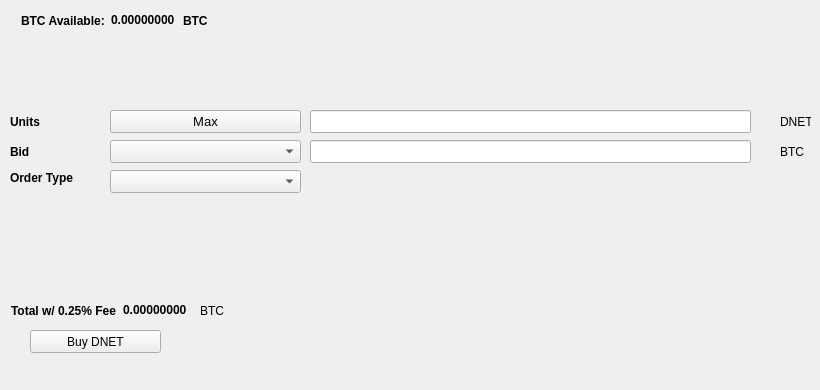
   <widget class="QWidget" name="BuyTab">
    <attribute name="title">
     <string>Buy</string>
    </attribute>
    <widget class="QPushButton" name="BuyVNC">
     <property name="geometry">
      <rect>
       <x>30</x>
       <y>330</y>
       <width>131</width>
       <height>23</height>
      </rect>
     </property>
     <property name="text">
      <string>Buy DNET</string>
     </property>
     <property name="icon">
      <iconset resource="../darknet.qrc">
       <normaloff>:/icons/bitcoin</normaloff>:/icons/bitcoin</iconset>
     </property>
    </widget>
    <widget class="QLabel" name="label_3">
     <property name="geometry">
      <rect>
       <x>10</x>
       <y>110</y>
       <width>46</width>
       <height>23</height>
      </rect>
     </property>
     <property name="font">
      <font>
       <weight>75</weight>
       <bold>true</bold>
      </font>
     </property>
     <property name="text">
      <string>Units</string>
     </property>
    </widget>
    <widget class="QLineEdit" name="UnitsInput">
     <property name="geometry">
      <rect>
       <x>310</x>
       <y>110</y>
       <width>441</width>
       <height>23</height>
      </rect>
     </property>
     <property name="font">
      <font>
       <pointsize>9</pointsize>
       <weight>75</weight>
       <bold>true</bold>
      </font>
     </property>
    </widget>
    <widget class="QLineEdit" name="BuyBidPriceEdit">
     <property name="geometry">
      <rect>
       <x>310</x>
       <y>140</y>
       <width>441</width>
       <height>23</height>
      </rect>
     </property>
     <property name="font">
      <font>
       <pointsize>9</pointsize>
       <weight>75</weight>
       <bold>true</bold>
      </font>
     </property>
    </widget>
    <widget class="QLabel" name="label_4">
     <property name="geometry">
      <rect>
       <x>780</x>
       <y>110</y>
       <width>31</width>
       <height>23</height>
      </rect>
     </property>
     <property name="text">
      <string>DNET</string>
     </property>
    </widget>
    <widget class="QLabel" name="label_5">
     <property name="geometry">
      <rect>
       <x>780</x>
       <y>140</y>
       <width>31</width>
       <height>23</height>
      </rect>
     </property>
     <property name="text">
      <string>BTC</string>
     </property>
    </widget>
    <widget class="QLabel" name="label_6">
     <property name="geometry">
      <rect>
       <x>10</x>
       <y>140</y>
       <width>46</width>
       <height>23</height>
      </rect>
     </property>
     <property name="font">
      <font>
       <weight>75</weight>
       <bold>true</bold>
      </font>
     </property>
     <property name="text">
      <string>Bid</string>
     </property>
    </widget>
    <widget class="QLabel" name="label_7">
     <property name="geometry">
      <rect>
       <x>10</x>
       <y>170</y>
       <width>91</width>
       <height>16</height>
      </rect>
     </property>
     <property name="font">
      <font>
       <weight>75</weight>
       <bold>true</bold>
      </font>
     </property>
     <property name="text">
      <string>Order Type</string>
     </property>
    </widget>
    <widget class="QPushButton" name="Buy_Max_Amount">
     <property name="geometry">
      <rect>
       <x>110</x>
       <y>110</y>
       <width>191</width>
       <height>23</height>
      </rect>
     </property>
     <property name="font">
      <font>
       <pointsize>10</pointsize>
      </font>
     </property>
     <property name="text">
      <string>Max</string>
     </property>
    </widget>
    <widget class="QComboBox" name="BuyBidcomboBox">
     <property name="geometry">
      <rect>
       <x>110</x>
       <y>140</y>
       <width>191</width>
       <height>23</height>
      </rect>
     </property>
     <property name="font">
      <font>
       <pointsize>10</pointsize>
      </font>
     </property>
    </widget>
    <widget class="QComboBox" name="buyOrdertypeCombo">
     <property name="geometry">
      <rect>
       <x>110</x>
       <y>170</y>
       <width>191</width>
       <height>23</height>
      </rect>
     </property>
     <property name="font">
      <font>
       <pointsize>10</pointsize>
      </font>
     </property>
    </widget>
    <widget class="QWidget" name="layoutWidget1">
     <property name="geometry">
      <rect>
       <x>21</x>
       <y>11</y>
       <width>227</width>
       <height>19</height>
      </rect>
     </property>
     <layout class="QHBoxLayout" name="horizontalLayout_3">
      <item>
       <widget class="QLabel" name="label232">
        <property name="font">
         <font>
          <weight>75</weight>
          <bold>true</bold>
         </font>
        </property>
        <property name="text">
         <string>BTC Available:</string>
        </property>
       </widget>
      </item>
      <item>
       <widget class="QLabel" name="BtcAvailableLbl">
        <property name="palette">
         <palette>
          <active>
           <colorrole role="WindowText">
            <brush brushstyle="SolidPattern">
             <color alpha="255">
              <red>0</red>
              <green>0</green>
              <blue>0</blue>
             </color>
            </brush>
           </colorrole>
           <colorrole role="Button">
            <brush brushstyle="SolidPattern">
             <color alpha="255">
              <red>0</red>
              <green>170</green>
              <blue>0</blue>
             </color>
            </brush>
           </colorrole>
           <colorrole role="Light">
            <brush brushstyle="SolidPattern">
             <color alpha="255">
              <red>0</red>
              <green>255</green>
              <blue>0</blue>
             </color>
            </brush>
           </colorrole>
           <colorrole role="Midlight">
            <brush brushstyle="SolidPattern">
             <color alpha="255">
              <red>0</red>
              <green>212</green>
              <blue>0</blue>
             </color>
            </brush>
           </colorrole>
           <colorrole role="Dark">
            <brush brushstyle="SolidPattern">
             <color alpha="255">
              <red>0</red>
              <green>85</green>
              <blue>0</blue>
             </color>
            </brush>
           </colorrole>
           <colorrole role="Mid">
            <brush brushstyle="SolidPattern">
             <color alpha="255">
              <red>0</red>
              <green>113</green>
              <blue>0</blue>
             </color>
            </brush>
           </colorrole>
           <colorrole role="Text">
            <brush brushstyle="SolidPattern">
             <color alpha="255">
              <red>0</red>
              <green>170</green>
              <blue>0</blue>
             </color>
            </brush>
           </colorrole>
           <colorrole role="BrightText">
            <brush brushstyle="SolidPattern">
             <color alpha="255">
              <red>255</red>
              <green>255</green>
              <blue>255</blue>
             </color>
            </brush>
           </colorrole>
           <colorrole role="ButtonText">
            <brush brushstyle="SolidPattern">
             <color alpha="255">
              <red>0</red>
              <green>0</green>
              <blue>0</blue>
             </color>
            </brush>
           </colorrole>
           <colorrole role="Base">
            <brush brushstyle="SolidPattern">
             <color alpha="255">
              <red>255</red>
              <green>255</green>
              <blue>255</blue>
             </color>
            </brush>
           </colorrole>
           <colorrole role="Window">
            <brush brushstyle="SolidPattern">
             <color alpha="255">
              <red>0</red>
              <green>170</green>
              <blue>0</blue>
             </color>
            </brush>
           </colorrole>
           <colorrole role="Shadow">
            <brush brushstyle="SolidPattern">
             <color alpha="255">
              <red>0</red>
              <green>0</green>
              <blue>0</blue>
             </color>
            </brush>
           </colorrole>
           <colorrole role="AlternateBase">
            <brush brushstyle="SolidPattern">
             <color alpha="255">
              <red>127</red>
              <green>212</green>
              <blue>127</blue>
             </color>
            </brush>
           </colorrole>
           <colorrole role="ToolTipBase">
            <brush brushstyle="SolidPattern">
             <color alpha="255">
              <red>255</red>
              <green>255</green>
              <blue>220</blue>
             </color>
            </brush>
           </colorrole>
           <colorrole role="ToolTipText">
            <brush brushstyle="SolidPattern">
             <color alpha="255">
              <red>0</red>
              <green>0</green>
              <blue>0</blue>
             </color>
            </brush>
           </colorrole>
          </active>
          <inactive>
           <colorrole role="WindowText">
            <brush brushstyle="SolidPattern">
             <color alpha="255">
              <red>0</red>
              <green>0</green>
              <blue>0</blue>
             </color>
            </brush>
           </colorrole>
           <colorrole role="Button">
            <brush brushstyle="SolidPattern">
             <color alpha="255">
              <red>0</red>
              <green>170</green>
              <blue>0</blue>
             </color>
            </brush>
           </colorrole>
           <colorrole role="Light">
            <brush brushstyle="SolidPattern">
             <color alpha="255">
              <red>0</red>
              <green>255</green>
              <blue>0</blue>
             </color>
            </brush>
           </colorrole>
           <colorrole role="Midlight">
            <brush brushstyle="SolidPattern">
             <color alpha="255">
              <red>0</red>
              <green>212</green>
              <blue>0</blue>
             </color>
            </brush>
           </colorrole>
           <colorrole role="Dark">
            <brush brushstyle="SolidPattern">
             <color alpha="255">
              <red>0</red>
              <green>85</green>
              <blue>0</blue>
             </color>
            </brush>
           </colorrole>
           <colorrole role="Mid">
            <brush brushstyle="SolidPattern">
             <color alpha="255">
              <red>0</red>
              <green>113</green>
              <blue>0</blue>
             </color>
            </brush>
           </colorrole>
           <colorrole role="Text">
            <brush brushstyle="SolidPattern">
             <color alpha="255">
              <red>0</red>
              <green>170</green>
              <blue>0</blue>
             </color>
            </brush>
           </colorrole>
           <colorrole role="BrightText">
            <brush brushstyle="SolidPattern">
             <color alpha="255">
              <red>255</red>
              <green>255</green>
              <blue>255</blue>
             </color>
            </brush>
           </colorrole>
           <colorrole role="ButtonText">
            <brush brushstyle="SolidPattern">
             <color alpha="255">
              <red>0</red>
              <green>0</green>
              <blue>0</blue>
             </color>
            </brush>
           </colorrole>
           <colorrole role="Base">
            <brush brushstyle="SolidPattern">
             <color alpha="255">
              <red>255</red>
              <green>255</green>
              <blue>255</blue>
             </color>
            </brush>
           </colorrole>
           <colorrole role="Window">
            <brush brushstyle="SolidPattern">
             <color alpha="255">
              <red>0</red>
              <green>170</green>
              <blue>0</blue>
             </color>
            </brush>
           </colorrole>
           <colorrole role="Shadow">
            <brush brushstyle="SolidPattern">
             <color alpha="255">
              <red>0</red>
              <green>0</green>
              <blue>0</blue>
             </color>
            </brush>
           </colorrole>
           <colorrole role="AlternateBase">
            <brush brushstyle="SolidPattern">
             <color alpha="255">
              <red>127</red>
              <green>212</green>
              <blue>127</blue>
             </color>
            </brush>
           </colorrole>
           <colorrole role="ToolTipBase">
            <brush brushstyle="SolidPattern">
             <color alpha="255">
              <red>255</red>
              <green>255</green>
              <blue>220</blue>
             </color>
            </brush>
           </colorrole>
           <colorrole role="ToolTipText">
            <brush brushstyle="SolidPattern">
             <color alpha="255">
              <red>0</red>
              <green>0</green>
              <blue>0</blue>
             </color>
            </brush>
           </colorrole>
          </inactive>
          <disabled>
           <colorrole role="WindowText">
            <brush brushstyle="SolidPattern">
             <color alpha="255">
              <red>0</red>
              <green>85</green>
              <blue>0</blue>
             </color>
            </brush>
           </colorrole>
           <colorrole role="Button">
            <brush brushstyle="SolidPattern">
             <color alpha="255">
              <red>0</red>
              <green>170</green>
              <blue>0</blue>
             </color>
            </brush>
           </colorrole>
           <colorrole role="Light">
            <brush brushstyle="SolidPattern">
             <color alpha="255">
              <red>0</red>
              <green>255</green>
              <blue>0</blue>
             </color>
            </brush>
           </colorrole>
           <colorrole role="Midlight">
            <brush brushstyle="SolidPattern">
             <color alpha="255">
              <red>0</red>
              <green>212</green>
              <blue>0</blue>
             </color>
            </brush>
           </colorrole>
           <colorrole role="Dark">
            <brush brushstyle="SolidPattern">
             <color alpha="255">
              <red>0</red>
              <green>85</green>
              <blue>0</blue>
             </color>
            </brush>
           </colorrole>
           <colorrole role="Mid">
            <brush brushstyle="SolidPattern">
             <color alpha="255">
              <red>0</red>
              <green>113</green>
              <blue>0</blue>
             </color>
            </brush>
           </colorrole>
           <colorrole role="Text">
            <brush brushstyle="SolidPattern">
             <color alpha="255">
              <red>0</red>
              <green>85</green>
              <blue>0</blue>
             </color>
            </brush>
           </colorrole>
           <colorrole role="BrightText">
            <brush brushstyle="SolidPattern">
             <color alpha="255">
              <red>255</red>
              <green>255</green>
              <blue>255</blue>
             </color>
            </brush>
           </colorrole>
           <colorrole role="ButtonText">
            <brush brushstyle="SolidPattern">
             <color alpha="255">
              <red>0</red>
              <green>85</green>
              <blue>0</blue>
             </color>
            </brush>
           </colorrole>
           <colorrole role="Base">
            <brush brushstyle="SolidPattern">
             <color alpha="255">
              <red>0</red>
              <green>170</green>
              <blue>0</blue>
             </color>
            </brush>
           </colorrole>
           <colorrole role="Window">
            <brush brushstyle="SolidPattern">
             <color alpha="255">
              <red>0</red>
              <green>170</green>
              <blue>0</blue>
             </color>
            </brush>
           </colorrole>
           <colorrole role="Shadow">
            <brush brushstyle="SolidPattern">
             <color alpha="255">
              <red>0</red>
              <green>0</green>
              <blue>0</blue>
             </color>
            </brush>
           </colorrole>
           <colorrole role="AlternateBase">
            <brush brushstyle="SolidPattern">
             <color alpha="255">
              <red>0</red>
              <green>170</green>
              <blue>0</blue>
             </color>
            </brush>
           </colorrole>
           <colorrole role="ToolTipBase">
            <brush brushstyle="SolidPattern">
             <color alpha="255">
              <red>255</red>
              <green>255</green>
              <blue>220</blue>
             </color>
            </brush>
           </colorrole>
           <colorrole role="ToolTipText">
            <brush brushstyle="SolidPattern">
             <color alpha="255">
              <red>0</red>
              <green>0</green>
              <blue>0</blue>
             </color>
            </brush>
           </colorrole>
          </disabled>
         </palette>
        </property>
        <property name="font">
         <font>
          <weight>75</weight>
          <bold>true</bold>
         </font>
        </property>
        <property name="text">
         <string>0.00000000</string>
        </property>
        <property name="textInteractionFlags">
         <set>Qt::LinksAccessibleByMouse|Qt::TextSelectableByKeyboard|Qt::TextSelectableByMouse</set>
        </property>
       </widget>
      </item>
      <item>
       <widget class="QLabel" name="BtcAvailableLbl_2">
        <property name="font">
         <font>
          <weight>75</weight>
          <bold>true</bold>
         </font>
        </property>
        <property name="text">
         <string>BTC</string>
        </property>
       </widget>
      </item>
     </layout>
    </widget>
    <widget class="QWidget" name="layoutWidge2">
     <property name="geometry">
      <rect>
       <x>11</x>
       <y>301</y>
       <width>259</width>
       <height>19</height>
      </rect>
     </property>
     <layout class="QHBoxLayout" name="horizontalLayout_4">
      <item>
       <widget class="QLabel" name="label_9">
        <property name="font">
         <font>
          <weight>75</weight>
          <bold>true</bold>
         </font>
        </property>
        <property name="text">
         <string>Total w/ 0.25% Fee</string>
        </property>
       </widget>
      </item>
      <item>
       <widget class="QLabel" name="BuyCostLabel">
        <property name="palette">
         <palette>
          <active>
           <colorrole role="WindowText">
            <brush brushstyle="SolidPattern">
             <color alpha="255">
              <red>0</red>
              <green>0</green>
              <blue>0</blue>
             </color>
            </brush>
           </colorrole>
           <colorrole role="Button">
            <brush brushstyle="SolidPattern">
             <color alpha="255">
              <red>0</red>
              <green>170</green>
              <blue>0</blue>
             </color>
            </brush>
           </colorrole>
           <colorrole role="Light">
            <brush brushstyle="SolidPattern">
             <color alpha="255">
              <red>0</red>
              <green>255</green>
              <blue>0</blue>
             </color>
            </brush>
           </colorrole>
           <colorrole role="Midlight">
            <brush brushstyle="SolidPattern">
             <color alpha="255">
              <red>0</red>
              <green>212</green>
              <blue>0</blue>
             </color>
            </brush>
           </colorrole>
           <colorrole role="Dark">
            <brush brushstyle="SolidPattern">
             <color alpha="255">
              <red>0</red>
              <green>85</green>
              <blue>0</blue>
             </color>
            </brush>
           </colorrole>
           <colorrole role="Mid">
            <brush brushstyle="SolidPattern">
             <color alpha="255">
              <red>0</red>
              <green>113</green>
              <blue>0</blue>
             </color>
            </brush>
           </colorrole>
           <colorrole role="Text">
            <brush brushstyle="SolidPattern">
             <color alpha="255">
              <red>0</red>
              <green>170</green>
              <blue>0</blue>
             </color>
            </brush>
           </colorrole>
           <colorrole role="BrightText">
            <brush brushstyle="SolidPattern">
             <color alpha="255">
              <red>255</red>
              <green>255</green>
              <blue>255</blue>
             </color>
            </brush>
           </colorrole>
           <colorrole role="ButtonText">
            <brush brushstyle="SolidPattern">
             <color alpha="255">
              <red>0</red>
              <green>0</green>
              <blue>0</blue>
             </color>
            </brush>
           </colorrole>
           <colorrole role="Base">
            <brush brushstyle="SolidPattern">
             <color alpha="255">
              <red>255</red>
              <green>255</green>
              <blue>255</blue>
             </color>
            </brush>
           </colorrole>
           <colorrole role="Window">
            <brush brushstyle="SolidPattern">
             <color alpha="255">
              <red>0</red>
              <green>170</green>
              <blue>0</blue>
             </color>
            </brush>
           </colorrole>
           <colorrole role="Shadow">
            <brush brushstyle="SolidPattern">
             <color alpha="255">
              <red>0</red>
              <green>0</green>
              <blue>0</blue>
             </color>
            </brush>
           </colorrole>
           <colorrole role="AlternateBase">
            <brush brushstyle="SolidPattern">
             <color alpha="255">
              <red>127</red>
              <green>212</green>
              <blue>127</blue>
             </color>
            </brush>
           </colorrole>
           <colorrole role="ToolTipBase">
            <brush brushstyle="SolidPattern">
             <color alpha="255">
              <red>255</red>
              <green>255</green>
              <blue>220</blue>
             </color>
            </brush>
           </colorrole>
           <colorrole role="ToolTipText">
            <brush brushstyle="SolidPattern">
             <color alpha="255">
              <red>0</red>
              <green>0</green>
              <blue>0</blue>
             </color>
            </brush>
           </colorrole>
          </active>
          <inactive>
           <colorrole role="WindowText">
            <brush brushstyle="SolidPattern">
             <color alpha="255">
              <red>0</red>
              <green>0</green>
              <blue>0</blue>
             </color>
            </brush>
           </colorrole>
           <colorrole role="Button">
            <brush brushstyle="SolidPattern">
             <color alpha="255">
              <red>0</red>
              <green>170</green>
              <blue>0</blue>
             </color>
            </brush>
           </colorrole>
           <colorrole role="Light">
            <brush brushstyle="SolidPattern">
             <color alpha="255">
              <red>0</red>
              <green>255</green>
              <blue>0</blue>
             </color>
            </brush>
           </colorrole>
           <colorrole role="Midlight">
            <brush brushstyle="SolidPattern">
             <color alpha="255">
              <red>0</red>
              <green>212</green>
              <blue>0</blue>
             </color>
            </brush>
           </colorrole>
           <colorrole role="Dark">
            <brush brushstyle="SolidPattern">
             <color alpha="255">
              <red>0</red>
              <green>85</green>
              <blue>0</blue>
             </color>
            </brush>
           </colorrole>
           <colorrole role="Mid">
            <brush brushstyle="SolidPattern">
             <color alpha="255">
              <red>0</red>
              <green>113</green>
              <blue>0</blue>
             </color>
            </brush>
           </colorrole>
           <colorrole role="Text">
            <brush brushstyle="SolidPattern">
             <color alpha="255">
              <red>0</red>
              <green>170</green>
              <blue>0</blue>
             </color>
            </brush>
           </colorrole>
           <colorrole role="BrightText">
            <brush brushstyle="SolidPattern">
             <color alpha="255">
              <red>255</red>
              <green>255</green>
              <blue>255</blue>
             </color>
            </brush>
           </colorrole>
           <colorrole role="ButtonText">
            <brush brushstyle="SolidPattern">
             <color alpha="255">
              <red>0</red>
              <green>0</green>
              <blue>0</blue>
             </color>
            </brush>
           </colorrole>
           <colorrole role="Base">
            <brush brushstyle="SolidPattern">
             <color alpha="255">
              <red>255</red>
              <green>255</green>
              <blue>255</blue>
             </color>
            </brush>
           </colorrole>
           <colorrole role="Window">
            <brush brushstyle="SolidPattern">
             <color alpha="255">
              <red>0</red>
              <green>170</green>
              <blue>0</blue>
             </color>
            </brush>
           </colorrole>
           <colorrole role="Shadow">
            <brush brushstyle="SolidPattern">
             <color alpha="255">
              <red>0</red>
              <green>0</green>
              <blue>0</blue>
             </color>
            </brush>
           </colorrole>
           <colorrole role="AlternateBase">
            <brush brushstyle="SolidPattern">
             <color alpha="255">
              <red>127</red>
              <green>212</green>
              <blue>127</blue>
             </color>
            </brush>
           </colorrole>
           <colorrole role="ToolTipBase">
            <brush brushstyle="SolidPattern">
             <color alpha="255">
              <red>255</red>
              <green>255</green>
              <blue>220</blue>
             </color>
            </brush>
           </colorrole>
           <colorrole role="ToolTipText">
            <brush brushstyle="SolidPattern">
             <color alpha="255">
              <red>0</red>
              <green>0</green>
              <blue>0</blue>
             </color>
            </brush>
           </colorrole>
          </inactive>
          <disabled>
           <colorrole role="WindowText">
            <brush brushstyle="SolidPattern">
             <color alpha="255">
              <red>0</red>
              <green>85</green>
              <blue>0</blue>
             </color>
            </brush>
           </colorrole>
           <colorrole role="Button">
            <brush brushstyle="SolidPattern">
             <color alpha="255">
              <red>0</red>
              <green>170</green>
              <blue>0</blue>
             </color>
            </brush>
           </colorrole>
           <colorrole role="Light">
            <brush brushstyle="SolidPattern">
             <color alpha="255">
              <red>0</red>
              <green>255</green>
              <blue>0</blue>
             </color>
            </brush>
           </colorrole>
           <colorrole role="Midlight">
            <brush brushstyle="SolidPattern">
             <color alpha="255">
              <red>0</red>
              <green>212</green>
              <blue>0</blue>
             </color>
            </brush>
           </colorrole>
           <colorrole role="Dark">
            <brush brushstyle="SolidPattern">
             <color alpha="255">
              <red>0</red>
              <green>85</green>
              <blue>0</blue>
             </color>
            </brush>
           </colorrole>
           <colorrole role="Mid">
            <brush brushstyle="SolidPattern">
             <color alpha="255">
              <red>0</red>
              <green>113</green>
              <blue>0</blue>
             </color>
            </brush>
           </colorrole>
           <colorrole role="Text">
            <brush brushstyle="SolidPattern">
             <color alpha="255">
              <red>0</red>
              <green>85</green>
              <blue>0</blue>
             </color>
            </brush>
           </colorrole>
           <colorrole role="BrightText">
            <brush brushstyle="SolidPattern">
             <color alpha="255">
              <red>255</red>
              <green>255</green>
              <blue>255</blue>
             </color>
            </brush>
           </colorrole>
           <colorrole role="ButtonText">
            <brush brushstyle="SolidPattern">
             <color alpha="255">
              <red>0</red>
              <green>85</green>
              <blue>0</blue>
             </color>
            </brush>
           </colorrole>
           <colorrole role="Base">
            <brush brushstyle="SolidPattern">
             <color alpha="255">
              <red>0</red>
              <green>170</green>
              <blue>0</blue>
             </color>
            </brush>
           </colorrole>
           <colorrole role="Window">
            <brush brushstyle="SolidPattern">
             <color alpha="255">
              <red>0</red>
              <green>170</green>
              <blue>0</blue>
             </color>
            </brush>
           </colorrole>
           <colorrole role="Shadow">
            <brush brushstyle="SolidPattern">
             <color alpha="255">
              <red>0</red>
              <green>0</green>
              <blue>0</blue>
             </color>
            </brush>
           </colorrole>
           <colorrole role="AlternateBase">
            <brush brushstyle="SolidPattern">
             <color alpha="255">
              <red>0</red>
              <green>170</green>
              <blue>0</blue>
             </color>
            </brush>
           </colorrole>
           <colorrole role="ToolTipBase">
            <brush brushstyle="SolidPattern">
             <color alpha="255">
              <red>255</red>
              <green>255</green>
              <blue>220</blue>
             </color>
            </brush>
           </colorrole>
           <colorrole role="ToolTipText">
            <brush brushstyle="SolidPattern">
             <color alpha="255">
              <red>0</red>
              <green>0</green>
              <blue>0</blue>
             </color>
            </brush>
           </colorrole>
          </disabled>
         </palette>
        </property>
        <property name="font">
         <font>
          <weight>75</weight>
          <bold>true</bold>
         </font>
        </property>
        <property name="autoFillBackground">
         <bool>false</bool>
        </property>
        <property name="text">
         <string>0.00000000</string>
        </property>
        <property name="textInteractionFlags">
         <set>Qt::LinksAccessibleByMouse|Qt::TextSelectableByMouse</set>
        </property>
       </widget>
      </item>
      <item>
       <widget class="QLabel" name="label_10">
        <property name="font">
         <font>
          <weight>50</weight>
          <bold>false</bold>
         </font>
        </property>
        <property name="text">
         <string>BTC</string>
        </property>
       </widget>
      </item>
     </layout>
    </widget>
    <widget class="QLabel" name="label_24">
     <property name="geometry">
      <rect>
       <x>460</x>
       <y>300</y>
       <width>281</width>
       <height>81</height>
      </rect>
     </property>
     <property name="text">
      <string/>
     </property>
     <property name="pixmap">
      <pixmap>:/images/bittrex</pixmap>
     </property>
    </widget>
   </widget>
